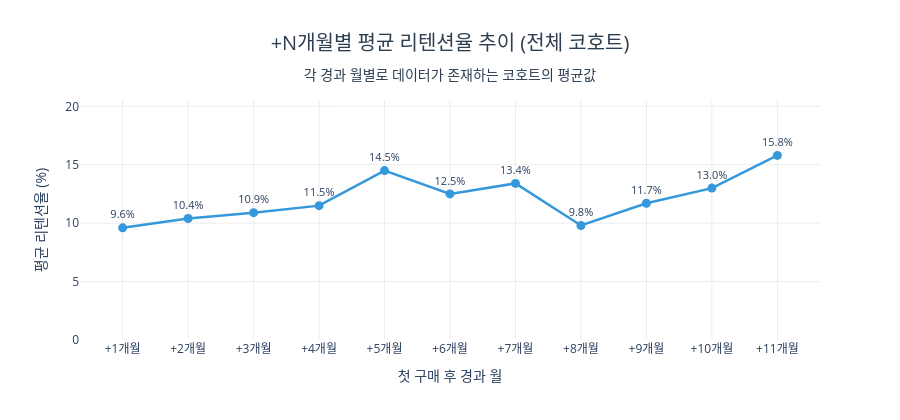

Source (notebook cell):
### Code cell
fig = go.Figure()

fig.add_trace(go.Scatter(
    x=avg_by_lag["경과월"],
    y=avg_by_lag["평균_리텐션율"],
    mode="lines+markers+text",
    text=[f"{v}%" for v in avg_by_lag["평균_리텐션율"]],
    textposition="top center",
    textfont=dict(size=11),
    line=dict(color="#3498db", width=2.5),
    marker=dict(size=9, color="#3498db"),
))

fig.update_layout(
    title=dict(
        text="+N개월별 평균 리텐션율 추이 (전체 코호트)<br>"
             "<sub>각 경과 월별로 데이터가 존재하는 코호트의 평균값</sub>",
        x=0.5, xanchor="center", font=dict(size=20, color="#2c3e50")
    ),
    xaxis=dict(
        title="첫 구매 후 경과 월",
        tickvals=avg_by_lag["경과월"].tolist(),
        ticktext=[f"+{n}개월" for n in avg_by_lag["경과월"].tolist()],
        gridcolor="#ececec"
    ),
    yaxis=dict(title="평균 리텐션율 (%)", gridcolor="#ececec", range=[0, avg_by_lag["평균_리텐션율"].max() * 1.3]),
    plot_bgcolor="white",
    height=420
)
fig.show()

### Figure 1 — Plotly figure (JSON) as saved in the notebook; plotly's stock layout.template omitted (floating-point values rounded to 4 significant figures)
{"data": [{"line": {"color": "#3498db", "width": 2.5}, "marker": {"color": "#3498db", "size": 9}, "mode": "lines+markers+text", "text": ["9.6%", "10.4%", "10.9%", "11.5%", "14.5%", "12.5%", "13.4%", "9.8%", "11.7%", "13.0%", "15.8%"], "textfont": {"size": 11}, "textposition": "top center", "type": "scatter", "x": [1, 2, 3, 4, 5, 6, 7, 8, 9, 10, 11], "y": [9.6, 10.4, 10.9, 11.5, 14.5, 12.5, 13.4, 9.8, 11.7, 13.0, 15.8]}], "layout": {"height": 420, "plot_bgcolor": "white", "title": {"font": {"color": "#2c3e50", "size": 20}, "text": "+N개월별 평균 리텐션율 추이 (전체 코호트)<br><sub>각 경과 월별로 데이터가 존재하는 코호트의 평균값</sub>", "x": 0.5, "xanchor": "center"}, "xaxis": {"gridcolor": "#ececec", "ticktext": ["+1개월", "+2개월", "+3개월", "+4개월", "+5개월", "+6개월", "+7개월", "+8개월", "+9개월", "+10개월", "+11개월"], "tickvals": [1, 2, 3, 4, 5, 6, 7, 8, 9, 10, 11], "title": {"text": "첫 구매 후 경과 월"}}, "yaxis": {"gridcolor": "#ececec", "range": [0, 20.54], "title": {"text": "평균 리텐션율 (%)"}}}}
